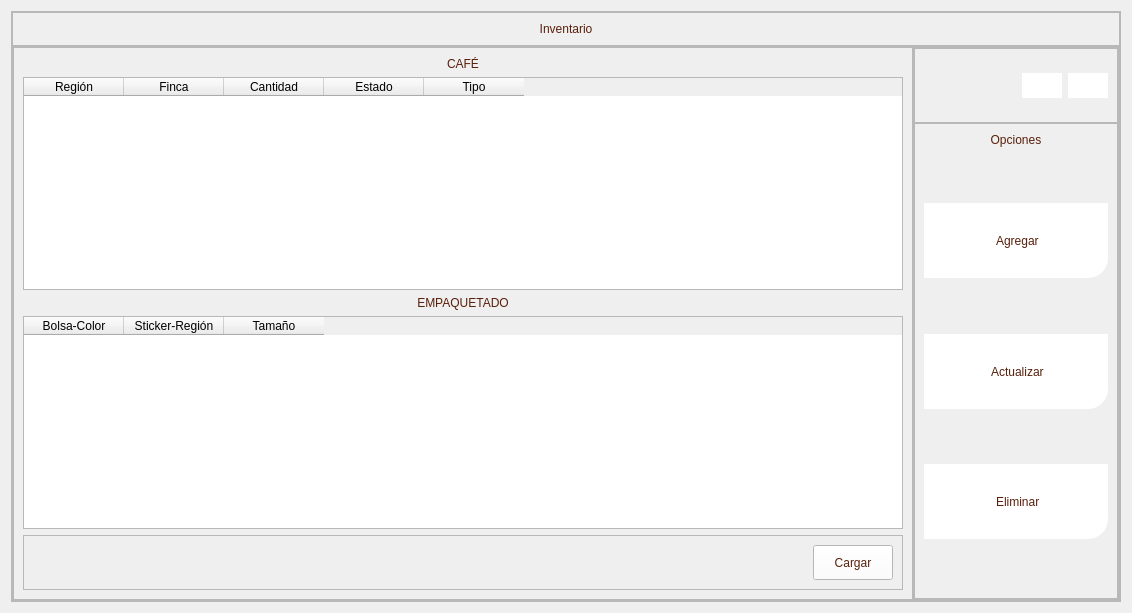
         <widget class="QWidget" name="page_inventario">
          <layout class="QVBoxLayout" name="verticalLayout_6">
           <item>
            <widget class="QFrame" name="frame_9">
             <property name="frameShape">
              <enum>QFrame::StyledPanel</enum>
             </property>
             <property name="frameShadow">
              <enum>QFrame::Raised</enum>
             </property>
             <layout class="QVBoxLayout" name="verticalLayout_8">
              <property name="spacing">
               <number>0</number>
              </property>
              <property name="leftMargin">
               <number>0</number>
              </property>
              <property name="topMargin">
               <number>0</number>
              </property>
              <property name="rightMargin">
               <number>0</number>
              </property>
              <property name="bottomMargin">
               <number>0</number>
              </property>
              <item>
               <widget class="QFrame" name="frame_10">
                <property name="maximumSize">
                 <size>
                  <width>16777215</width>
                  <height>50</height>
                 </size>
                </property>
                <property name="frameShape">
                 <enum>QFrame::StyledPanel</enum>
                </property>
                <property name="frameShadow">
                 <enum>QFrame::Raised</enum>
                </property>
                <layout class="QVBoxLayout" name="verticalLayout_10">
                 <item>
                  <widget class="QLabel" name="label_50">
                   <property name="minimumSize">
                    <size>
                     <width>0</width>
                     <height>0</height>
                    </size>
                   </property>
                   <property name="maximumSize">
                    <size>
                     <width>16777215</width>
                     <height>16777215</height>
                    </size>
                   </property>
                   <property name="styleSheet">
                    <string notr="true">color: rgb(89, 31, 11);
font: 75 12pt &quot;Open Sans Semibold&quot;</string>
                   </property>
                   <property name="text">
                    <string>Inventario</string>
                   </property>
                   <property name="alignment">
                    <set>Qt::AlignCenter</set>
                   </property>
                  </widget>
                 </item>
                </layout>
               </widget>
              </item>
              <item>
               <widget class="QFrame" name="frame_11">
                <property name="frameShape">
                 <enum>QFrame::StyledPanel</enum>
                </property>
                <property name="frameShadow">
                 <enum>QFrame::Raised</enum>
                </property>
                <layout class="QHBoxLayout" name="horizontalLayout_7">
                 <property name="spacing">
                  <number>0</number>
                 </property>
                 <property name="leftMargin">
                  <number>0</number>
                 </property>
                 <property name="topMargin">
                  <number>0</number>
                 </property>
                 <property name="rightMargin">
                  <number>0</number>
                 </property>
                 <property name="bottomMargin">
                  <number>0</number>
                 </property>
                 <item>
                  <widget class="QFrame" name="frame_12">
                   <property name="minimumSize">
                    <size>
                     <width>900</width>
                     <height>0</height>
                    </size>
                   </property>
                   <property name="maximumSize">
                    <size>
                     <width>900</width>
                     <height>16777215</height>
                    </size>
                   </property>
                   <property name="frameShape">
                    <enum>QFrame::StyledPanel</enum>
                   </property>
                   <property name="frameShadow">
                    <enum>QFrame::Raised</enum>
                   </property>
                   <layout class="QVBoxLayout" name="verticalLayout_11">
                    <item>
                     <widget class="QLabel" name="label">
                      <property name="styleSheet">
                       <string notr="true">color: rgb(89, 31, 11);
font: 75 12pt &quot;Open Sans Semibold&quot;</string>
                      </property>
                      <property name="text">
                       <string>CAFÉ</string>
                      </property>
                      <property name="alignment">
                       <set>Qt::AlignCenter</set>
                      </property>
                     </widget>
                    </item>
                    <item>
                     <widget class="QTableWidget" name="tableWidget">
                      <column>
                       <property name="text">
                        <string>Región</string>
                       </property>
                      </column>
                      <column>
                       <property name="text">
                        <string>Finca</string>
                       </property>
                      </column>
                      <column>
                       <property name="text">
                        <string>Cantidad</string>
                       </property>
                      </column>
                      <column>
                       <property name="text">
                        <string>Estado</string>
                       </property>
                      </column>
                      <column>
                       <property name="text">
                        <string>Tipo</string>
                       </property>
                      </column>
                     </widget>
                    </item>
                    <item>
                     <widget class="QLabel" name="label_2">
                      <property name="styleSheet">
                       <string notr="true">color: rgb(89, 31, 11);
font: 75 12pt &quot;Open Sans Semibold&quot;</string>
                      </property>
                      <property name="text">
                       <string>EMPAQUETADO</string>
                      </property>
                      <property name="alignment">
                       <set>Qt::AlignCenter</set>
                      </property>
                     </widget>
                    </item>
                    <item>
                     <widget class="QTableWidget" name="tableWidget_2">
                      <column>
                       <property name="text">
                        <string>Bolsa-Color</string>
                       </property>
                      </column>
                      <column>
                       <property name="text">
                        <string>Sticker-Región</string>
                       </property>
                      </column>
                      <column>
                       <property name="text">
                        <string>Tamaño</string>
                       </property>
                      </column>
                     </widget>
                    </item>
                    <item>
                     <widget class="QFrame" name="frame_108">
                      <property name="minimumSize">
                       <size>
                        <width>0</width>
                        <height>50</height>
                       </size>
                      </property>
                      <property name="frameShape">
                       <enum>QFrame::StyledPanel</enum>
                      </property>
                      <property name="frameShadow">
                       <enum>QFrame::Raised</enum>
                      </property>
                      <layout class="QHBoxLayout" name="horizontalLayout_62">
                       <item>
                        <spacer name="horizontalSpacer_26">
                         <property name="orientation">
                          <enum>Qt::Horizontal</enum>
                         </property>
                         <property name="sizeHint" stdset="0">
                          <size>
                           <width>749</width>
                           <height>20</height>
                          </size>
                         </property>
                        </spacer>
                       </item>
                       <item>
                        <widget class="QPushButton" name="cargar_invetario">
                         <property name="minimumSize">
                          <size>
                           <width>0</width>
                           <height>35</height>
                          </size>
                         </property>
                         <property name="styleSheet">
                          <string notr="true">QFrame{
background-color: rgb(51, 157, 255);
}

QPushButton{
color: rgb(89, 31, 11);
background-color: rgb(255, 255, 255);
font: 75 9pt &quot;Open Sans Semibold&quot;
}

QPushButton:hover{
color: rgb(255, 255, 255);
background-color: rgb(209, 172, 127);
font: 75 9pt  &quot;Open Sans Semibold&quot;
}
</string>
                         </property>
                         <property name="text">
                          <string>Cargar</string>
                         </property>
                        </widget>
                       </item>
                      </layout>
                     </widget>
                    </item>
                   </layout>
                  </widget>
                 </item>
                 <item>
                  <widget class="QFrame" name="frame_13">
                   <property name="frameShape">
                    <enum>QFrame::StyledPanel</enum>
                   </property>
                   <property name="frameShadow">
                    <enum>QFrame::Raised</enum>
                   </property>
                   <layout class="QVBoxLayout" name="verticalLayout_9">
                    <property name="spacing">
                     <number>0</number>
                    </property>
                    <property name="leftMargin">
                     <number>0</number>
                    </property>
                    <property name="topMargin">
                     <number>0</number>
                    </property>
                    <property name="rightMargin">
                     <number>0</number>
                    </property>
                    <property name="bottomMargin">
                     <number>0</number>
                    </property>
                    <item>
                     <widget class="QFrame" name="frame_14">
                      <property name="minimumSize">
                       <size>
                        <width>0</width>
                        <height>75</height>
                       </size>
                      </property>
                      <property name="maximumSize">
                       <size>
                        <width>16777215</width>
                        <height>75</height>
                       </size>
                      </property>
                      <property name="frameShape">
                       <enum>QFrame::StyledPanel</enum>
                      </property>
                      <property name="frameShadow">
                       <enum>QFrame::Raised</enum>
                      </property>
                      <layout class="QHBoxLayout" name="horizontalLayout_8">
                       <item>
                        <spacer name="horizontalSpacer_5">
                         <property name="orientation">
                          <enum>Qt::Horizontal</enum>
                         </property>
                         <property name="sizeHint" stdset="0">
                          <size>
                           <width>98</width>
                           <height>20</height>
                          </size>
                         </property>
                        </spacer>
                       </item>
                       <item>
                        <widget class="QPushButton" name="btn_menu_3">
                         <property name="minimumSize">
                          <size>
                           <width>40</width>
                           <height>25</height>
                          </size>
                         </property>
                         <property name="maximumSize">
                          <size>
                           <width>40</width>
                           <height>16777215</height>
                          </size>
                         </property>
                         <property name="styleSheet">
                          <string notr="true">QFrame{
background-color: rgb(51, 157, 255);
}

QPushButton{
color: rgb(255, 255, 255);
background-color: rgb(255, 255, 255);
border-bottom-left-radius:1px;
font: 75 9pt &quot;Open Sans Semibold&quot;
}

QPushButton:hover{
color: rgb(0, 0, 0);
background-color: rgb(209, 172, 127);
border-bottom-left-radius:1px;
font: 75 9pt  &quot;Open Sans Semibold&quot;
}
</string>
                         </property>
                         <property name="text">
                          <string/>
                         </property>
                         <property name="icon">
                          <iconset>
                           <normaloff>Imagenes/Imagen5.png</normaloff>Imagenes/Imagen5.png</iconset>
                         </property>
                         <property name="iconSize">
                          <size>
                           <width>40</width>
                           <height>2035</height>
                          </size>
                         </property>
                        </widget>
                       </item>
                       <item>
                        <widget class="QPushButton" name="btn_menu_4">
                         <property name="minimumSize">
                          <size>
                           <width>40</width>
                           <height>25</height>
                          </size>
                         </property>
                         <property name="maximumSize">
                          <size>
                           <width>40</width>
                           <height>16777215</height>
                          </size>
                         </property>
                         <property name="styleSheet">
                          <string notr="true">QFrame{
background-color: rgb(51, 157, 255);
}

QPushButton{
color: rgb(255, 255, 255);
background-color: rgb(255, 255, 255);
border-bottom-left-radius:1px;
font: 75 9pt &quot;Open Sans Semibold&quot;
}

QPushButton:hover{
color: rgb(0, 0, 0);
background-color: rgb(209, 172, 127);
border-bottom-left-radius:1px;
font: 75 9pt  &quot;Open Sans Semibold&quot;
}
</string>
                         </property>
                         <property name="text">
                          <string/>
                         </property>
                         <property name="icon">
                          <iconset>
                           <normaloff>Imagenes/Imagen6.png</normaloff>Imagenes/Imagen6.png</iconset>
                         </property>
                         <property name="iconSize">
                          <size>
                           <width>40</width>
                           <height>2035</height>
                          </size>
                         </property>
                        </widget>
                       </item>
                      </layout>
                     </widget>
                    </item>
                    <item>
                     <widget class="QFrame" name="frame_menu_2">
                      <property name="frameShape">
                       <enum>QFrame::StyledPanel</enum>
                      </property>
                      <property name="frameShadow">
                       <enum>QFrame::Raised</enum>
                      </property>
                      <layout class="QVBoxLayout" name="verticalLayout_12">
                       <item>
                        <widget class="QLabel" name="label_6">
                         <property name="styleSheet">
                          <string notr="true">color: rgb(89, 31, 11);
font: 75 12pt &quot;Open Sans Semibold&quot;</string>
                         </property>
                         <property name="text">
                          <string>Opciones</string>
                         </property>
                         <property name="alignment">
                          <set>Qt::AlignCenter</set>
                         </property>
                        </widget>
                       </item>
                       <item>
                        <spacer name="verticalSpacer_5">
                         <property name="orientation">
                          <enum>Qt::Vertical</enum>
                         </property>
                         <property name="sizeHint" stdset="0">
                          <size>
                           <width>20</width>
                           <height>50</height>
                          </size>
                         </property>
                        </spacer>
                       </item>
                       <item>
                        <widget class="QPushButton" name="btn_agregar_I">
                         <property name="minimumSize">
                          <size>
                           <width>150</width>
                           <height>75</height>
                          </size>
                         </property>
                         <property name="styleSheet">
                          <string notr="true">QFrame{
background-color: rgb(51, 157, 255);
}

QPushButton{
color: rgb(89, 31, 11);
	background-color: rgb(255, 255, 255);
border-bottom-right-radius:20px;
font: 75 9pt  &quot;Open Sans Semibold&quot;
}

QPushButton:hover{
color: rgb(255, 255, 255);
background-color: rgb(222, 184, 135);
border-bottom-right-radius:20px;
font: 75 9pt &quot;Open Sans Semibold&quot;

}</string>
                         </property>
                         <property name="text">
                          <string> Agregar</string>
                         </property>
                         <property name="icon">
                          <iconset>
                           <normaloff>Imagenes/cafe.png</normaloff>Imagenes/cafe.png</iconset>
                         </property>
                         <property name="iconSize">
                          <size>
                           <width>50</width>
                           <height>50</height>
                          </size>
                         </property>
                        </widget>
                       </item>
                       <item>
                        <spacer name="verticalSpacer_6">
                         <property name="orientation">
                          <enum>Qt::Vertical</enum>
                         </property>
                         <property name="sizeHint" stdset="0">
                          <size>
                           <width>20</width>
                           <height>50</height>
                          </size>
                         </property>
                        </spacer>
                       </item>
                       <item>
                        <widget class="QPushButton" name="btn_actualizar_I">
                         <property name="minimumSize">
                          <size>
                           <width>150</width>
                           <height>75</height>
                          </size>
                         </property>
                         <property name="styleSheet">
                          <string notr="true">QFrame{
background-color: rgb(51, 157, 255);
}

QPushButton{
color: rgb(89, 31, 11);
	background-color: rgb(255, 255, 255);
border-bottom-right-radius:20px;
font: 75 9pt  &quot;Open Sans Semibold&quot;
}

QPushButton:hover{
color: rgb(255, 255, 255);
background-color: rgb(222, 184, 135);
border-bottom-right-radius:20px;
font: 75 9pt &quot;Open Sans Semibold&quot;

}</string>
                         </property>
                         <property name="text">
                          <string> Actualizar</string>
                         </property>
                         <property name="icon">
                          <iconset>
                           <normaloff>Imagenes/granos-de-cafe.png</normaloff>Imagenes/granos-de-cafe.png</iconset>
                         </property>
                         <property name="iconSize">
                          <size>
                           <width>50</width>
                           <height>50</height>
                          </size>
                         </property>
                        </widget>
                       </item>
                       <item>
                        <spacer name="verticalSpacer_7">
                         <property name="orientation">
                          <enum>Qt::Vertical</enum>
                         </property>
                         <property name="sizeHint" stdset="0">
                          <size>
                           <width>20</width>
                           <height>49</height>
                          </size>
                         </property>
                        </spacer>
                       </item>
                       <item>
                        <widget class="QPushButton" name="btn_eliminar_I">
                         <property name="minimumSize">
                          <size>
                           <width>150</width>
                           <height>75</height>
                          </size>
                         </property>
                         <property name="styleSheet">
                          <string notr="true">QFrame{
background-color: rgb(51, 157, 255);
}

QPushButton{
color: rgb(89, 31, 11);
	background-color: rgb(255, 255, 255);
border-bottom-right-radius:20px;
font: 75 9pt  &quot;Open Sans Semibold&quot;
}

QPushButton:hover{
color: rgb(255, 255, 255);
background-color: rgb(222, 184, 135);
border-bottom-right-radius:20px;
font: 75 9pt &quot;Open Sans Semibold&quot;

}</string>
                         </property>
                         <property name="text">
                          <string> Eliminar</string>
                         </property>
                         <property name="icon">
                          <iconset>
                           <normaloff>Imagenes/cafecini.png</normaloff>Imagenes/cafecini.png</iconset>
                         </property>
                         <property name="iconSize">
                          <size>
                           <width>50</width>
                           <height>50</height>
                          </size>
                         </property>
                        </widget>
                       </item>
                       <item>
                        <spacer name="verticalSpacer_8">
                         <property name="orientation">
                          <enum>Qt::Vertical</enum>
                         </property>
                         <property name="sizeHint" stdset="0">
                          <size>
                           <width>20</width>
                           <height>50</height>
                          </size>
                         </property>
                        </spacer>
                       </item>
                      </layout>
                     </widget>
                    </item>
                   </layout>
                  </widget>
                 </item>
                </layout>
               </widget>
              </item>
             </layout>
            </widget>
           </item>
          </layout>
         </widget>
